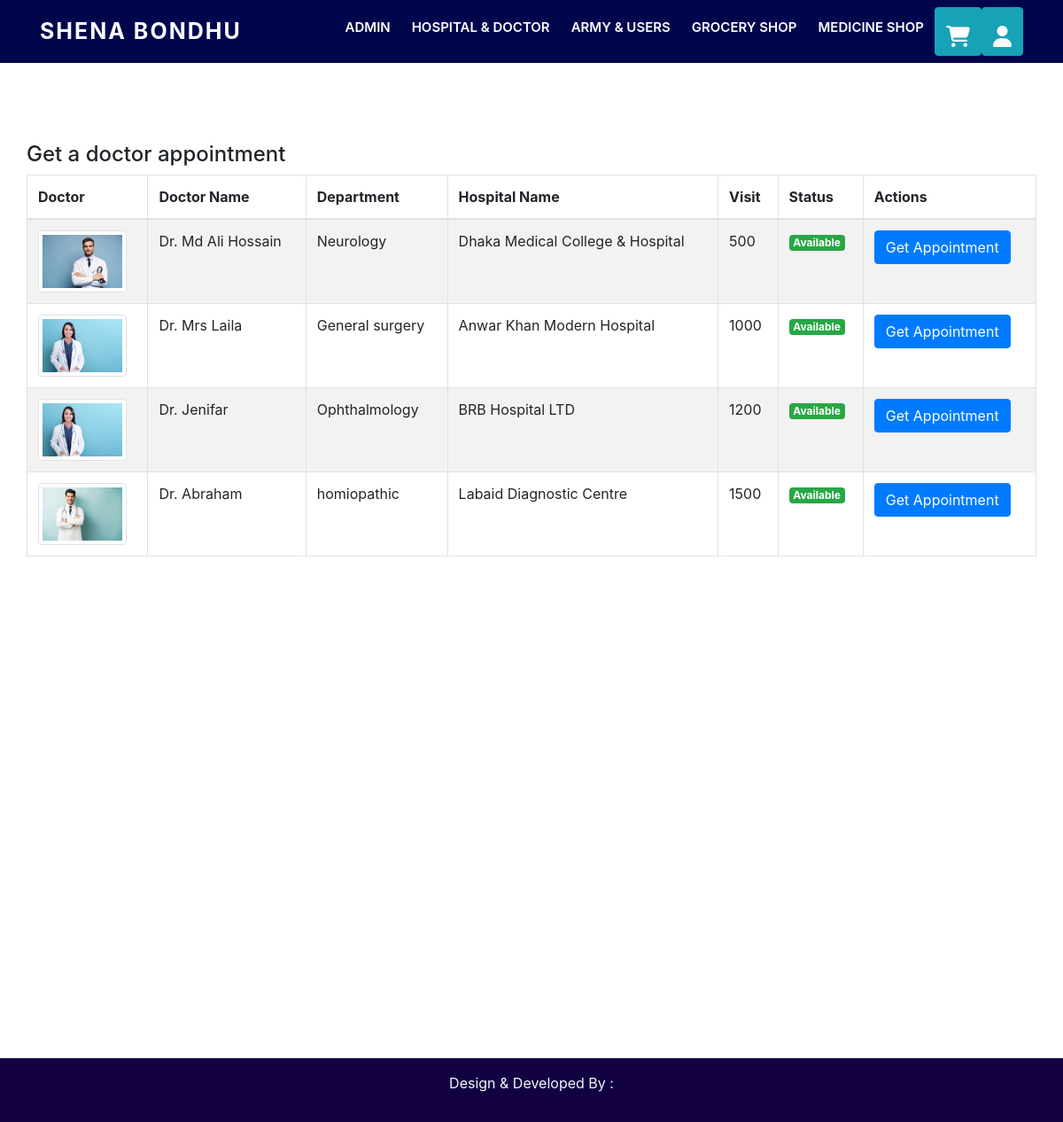
/appointment.php, run on the app's committed database.
### tables this page shows
CREATE TABLE `tbl_appointments` (
  `id` int(11) NOT NULL,
  `name` varchar(255) NOT NULL,
  `department` varchar(255) NOT NULL,
  `hospitalName` varchar(255) NOT NULL,
  `visit` varchar(255) NOT NULL,
  `image` varchar(255) NOT NULL,
  `created_at` timestamp NOT NULL DEFAULT current_timestamp(),
  `status` varchar(10) NOT NULL DEFAULT 'Available'
);

### appointment.php (the view, shortened to what this page needs)
<?php include 'includes/header.php'; ?>
<div class="container">
    <div class="row" style="margin-top: 80px; margin-bottom: 550px;">
        <h4 style="margin-top: 80px;">Get a doctor appointment</h4>
        <table class="table table-bordered table-striped">
            <thead>
                <tr>
                    <th>Doctor</th>
                    <th>Doctor Name</th>
                    <th>Department</th>
                    <th>Hospital Name</th>
                    <th>Visit</th>
                    <th>Status</th>
                    <th>Actions</th>
                </tr>
            </thead>
            <tbody>
                <?php
                $sql = "SELECT * FROM tbl_appointments";
                $result = mysqli_query($conn, $sql);
                if (mysqli_num_rows($result) > 0) {
                    while ($row = mysqli_fetch_assoc($result)) {
                        echo '<tr>';
                        echo '<td><img src="hospital/' . $row['image'] . '" alt="Doctor\'s Image" class="img-thumbnail" width="100" height="100"></td>';
                        echo '<td>' . $row['name'] . '</td>';
                        echo '<td>' . $row['department'] . '</td>';
                        echo '<td>' . $row['hospitalName'] . '</td>';
                        echo '<td>' . $row['visit'] . '</td>';
                        $statusClass = ($row['status'] == 'Available') ? 'badge badge-success' : 'badge badge-danger';
                        echo '<td><span class="' . $statusClass . '">' . ucfirst($row['status']) . '</span></td>';
                        echo '<td><button class="btn btn-primary" data-toggle="modal" data-target="#appointmentModal">Get Appointment</button></td>';
                        echo '</tr>';
                    }
                } else {
                    echo '<tr><td colspan="6">No appointments found.</td></tr>';
                }
                ?>
            </tbody>
        </table>
    </div>
</div>
<footer class="footer">
    <?php include 'includes/footer.php'; ?>
</footer>
</body>
</html>

### includes/header.php (shortened to what this page needs)
<!DOCTYPE html>
<html lang="en">
<head>
    <link rel="stylesheet" href="https://stackpath.bootstrapcdn.com/bootstrap/4.5.2/css/bootstrap.min.css">
    <link rel="stylesheet" href="assets/css/style.css">
    <link rel="stylesheet" href="https://cdnjs.cloudflare.com/ajax/libs/font-awesome/5.15.4/css/all.min.css">
    <link rel="stylesheet" href="https://cdnjs.cloudflare.com/ajax/libs/font-awesome/6.4.2/css/all.min.css">
</head>
<body>
    <nav class="navbar navbar-expand-lg navbar-light fixed-top">
        <div class="container">
          <a class="navbar-brand" href="index.php">Shena Bondhu</a>
          <div class="collapse navbar-collapse" id="navbarSupportedContent">
            <ul class="navbar-nav ml-auto">
              <li class="nav-item">
                <a class="nav-link" href="#" data-toggle="modal" data-target="#adminLoginModal">Admin</a>
            </li>
            <li class="nav-item">
              <a class="nav-link" href="#" data-toggle="modal" data-target="#hospitalDoctorLoginModal">Hospital & Doctor</a>
          </li>
          <li class="nav-item">
            <a class="nav-link" href="#" data-toggle="modal" data-target="#armyUsersLoginModal">Army & Users</a>
        </li>
         <li class="nav-item">
            <a class="nav-link" href="groceryshop.php">Grocery Shop</a>
        </li>
         <li class="nav-item">
            <a class="nav-link" href="medicineshop.php">Medicine Shop</a>
        </li>
        <li class="nav-item">
                        <?php
                        include 'connection/db_connection.php';
                        if (isset($_SESSION['army_logged_in']) && $_SESSION['army_logged_in'] === true) {
                            $select_product = mysqli_query($conn, "SELECT * FROM cart") or die('query Failed');
                            $row_count = mysqli_num_rows($select_product);
                            echo '<a href="cart.php"> <i class="fa-solid fa-cart-shopping"></i><span><sup style="color:#fff; font-size:20px;">' . $row_count . '</sup></span></a>';
                        } else {
                            echo '<button type="button" class="btn btn-info w-100" data-toggle="modal" data-target="#armyUsersLoginModal">
                            <i class="fa-solid fa-cart-shopping"></i>
                                  </button>';
                        }
                        ?>
                    </li>
        <li class="nav-item">
    <?php if (isset($_SESSION['army_logged_in']) && $_SESSION['army_logged_in'] === true) { ?>
        <a href="dashboard.php"><i class="fa-solid fa-user"></i></a>
    <?php } else { ?>
        <button type="button" class="btn btn-info w-100" data-toggle="modal" data-target="#armyUsersLoginModal">
            <i class="fa-solid fa-user"></i>
        </button>
    <?php } ?>
</li>
      </ul>
      </div>
      </div>
    </nav>

### includes/footer.php (shortened to what this page needs)
<footer class="text-center text-lg-start" style="background-color: rgb(19, 0, 65);">
        <div class="text-center p-3">
          <p style="color:aliceblue">Design & Developed By : </p>
        </div>
</footer>

### assets/css/style.css (style rules this page uses)
.navbar-light .navbar-brand { color: #fff; font-size: 25px; text-transform: uppercase; font-weight: bold; letter-spacing: 2px; }
.navbar-light .navbar-nav .nav-link { color: #fff; font-size: 15px; font-weight: 600; text-transform: uppercase; padding: 10px; border-radius: 7px; margin: 2px; }
.navbar-nav { text-align: center; }
.nav-link { padding: .2rem 1rem; }
img { max-width: 100%; }
img { vertical-align: middle; border-style: none; }
.fixed-top { background-color: #00064c; }

### includes/header.php (style rules this page uses)
.nav-item i { color: white; font-size: 24px; margin-top: 14px; }

### data on the page
tbl_appointments: image (picture), name "Dr. Md Ali Hossain", department "Neurology", hospitalName "Dhaka Medical College & Hospital", visit "500", status "Available"
tbl_appointments: image (picture), name "Dr. Mrs Laila", department "General surgery", hospitalName "Anwar Khan Modern Hospital", visit "1000", status "Available"
tbl_appointments: image (picture), name "Dr. Jenifar", department "Ophthalmology", hospitalName "BRB Hospital LTD", visit "1200", status "Available"
tbl_appointments: image (picture), name "Dr. Abraham", department "homiopathic", hospitalName "Labaid Diagnostic Centre", visit "1500", status "Available"
